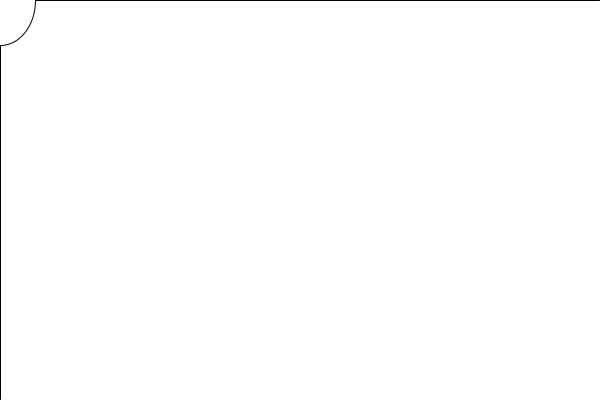
Frame 1 (no input)
Frame 60 (the mouse pressed at the canvas centre just before this capture): identical to frame 1, image omitted
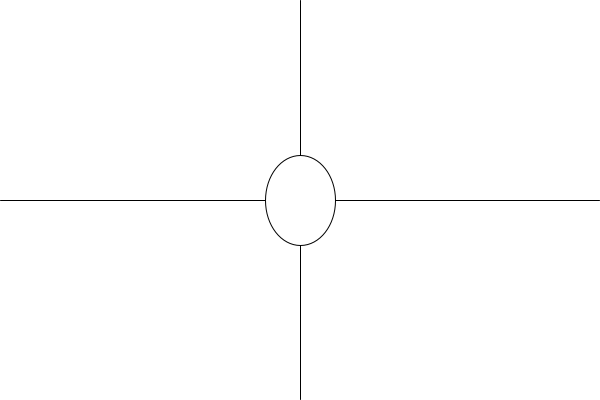
Frame 120 (the mouse held since frame 60 and released just before this capture)

The Processing sketch that drew these frames (run headless with seeded random() and noise(); from frame 60 on, the mouse is pressed at the canvas centre):

// Processing sketch: processing_149985
// ── processing_149985.pde

void setup(){
   size(600,400);
}
void draw(){
    background(255);
    line(mouseX,0,mouseX,height-1);
    line(0,mouseY,width-1,mouseY);
    ellipse(mouseX,mouseY,70,90);
}
